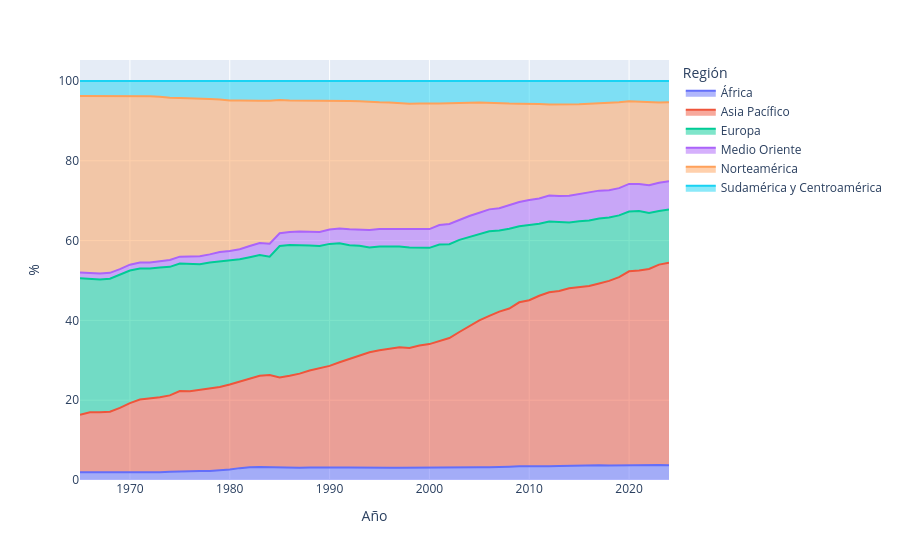

Notebook cell for this chart:
### Code cell
#| label: fig-primaria-region-pct
#| fig-cap: "Consumo de energía primaria por región (porcentajes)"
f = "../data/primary-energy-consumption-by-region.csv"
df2 = pd.read_csv(f)
region_mapping = {
    'Africa (EI)': 'África',
    'Asia Pacific (EI)': 'Asia Pacífico',
    'Europe (EI)': 'Europa',
    'Middle East (EI)': 'Medio Oriente',
    'North America (EI)': 'Norteamérica',
    'South and Central America (EI)': 'Sudamérica y Centroamérica'
}
df2['Entity'] = df2['Entity'].replace(region_mapping)
fig = px.area(df2, x='Year', y='Primary energy consumption', color='Entity', groupnorm='percent', labels={'Year': 'Año', 'Primary energy consumption': '%', 'Entity': 'Región'})
fig.update_layout(hovermode='x unified')
fig.show()
